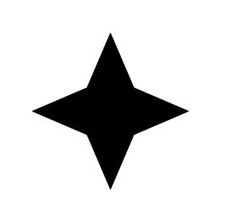
#> input picture ImageSegmentationOpenCV/matching_contour_template.png, 238 x 203 px
$ python matching_contour.py
#> lines starting #> are read from the running program, lines starting #| are printed output that depends on the picture; after the words box and inside, x2 and y2 are one past the last pixel; in counts of white or black regions, pixels touching at a corner belong together; long printed decimals are rounded
# https://circuitdigest.com/tutorial/image-segmentation-using-opencv

import cv2
import numpy as np

# Load shape template
template_image = cv2.imread('matching_contour_template.png')
#> template_image is the input picture: shape (203, 238, 3); min 0, max 255, mean 215.5
template = cv2.cvtColor(template_image, cv2.COLOR_BGR2GRAY)

# cv2.namedWindow("Template", cv2.WINDOW_NORMAL)
cv2.imshow("Template", template)
cv2.waitKey(0)

# Load the image to match the template on
target = cv2.imread('matching_contour.png')
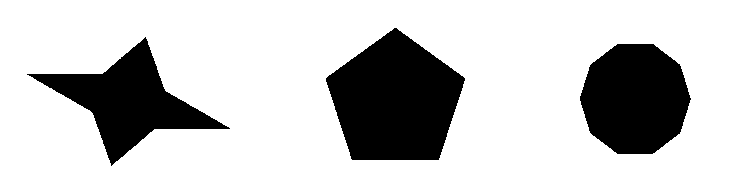
#> input picture ImageSegmentationOpenCV/matching_contour.png, 744 x 184 px
#> target is the input picture: shape (184, 744, 3); 77.5% white; 3 black regions, box (x1, y1, x2, y2) and area: (326, 28, 465, 160) 12807, (580, 44, 691, 154) 9471, (27, 37, 230, 166) 8508
gray = cv2.cvtColor(target, cv2.COLOR_BGR2GRAY)

# Threshold the images
ret, thresh1 = cv2.threshold(template, 127, 255, 0)
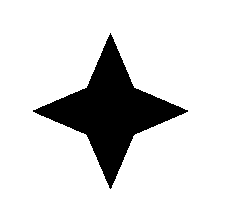
#> thresh1: shape (203, 238); 84.5% white; 1 black region
ret, thresh2 = cv2.threshold(gray, 127, 255, 0)

# Find contours in template
contours, hierarchy = cv2.findContours(thresh1, cv2.RETR_CCOMP, cv2.CHAIN_APPROX_NONE)
#> contours = 2 contours; box (x1, y1, x2, y2) and area: (0, 0, 238, 203) 47874, (32, 32, 189, 190) 7690

# Sort the contours and extract the largest largest contour
# This will be the template contour
sorted(contours, key=cv2.contourArea, reverse=False)
template_contour = contours[1]
#> template_contour = contour of 436 points, box (x1, y1, x2, y2) (32, 32, 189, 190), area 7690

# Extract the contours from the target image
contours, hierarchy = cv2.findContours(thresh2, cv2.RETR_CCOMP, cv2.CHAIN_APPROX_NONE)
#> contours = 4 contours; box (x1, y1, x2, y2) and area: (0, 0, 744, 184) 135969, (325, 27, 466, 161) 13001, (579, 43, 692, 155) 9629, (26, 36, 231, 167) 8746

# Iterate through each contour to compare shape
# and to find the best match
closest_contour = []
best_match = 0.16
for c in contours:
    match = cv2.matchShapes(template_contour, c, 1, 0.0)
    print(match)
    if match < best_match:
        closest_contour = c
        best_match = match
#> this loop made 4 passes
#> (match, best_match) on pass 3: (0.104, 0.104)
#> match on passes 1, 2, 4: 0.793, 0.2, 0.189
#| 0.7931
#| 0.1997
#| 0.1036
#| 0.1893
#> after the loop, best_match = 0.104; closest_contour = contour of 477 points, box (x1, y1, x2, y2) (26, 36, 231, 167), area 8746

cv2.drawContours(target, [closest_contour], -1, (0, 255, 0), 3)
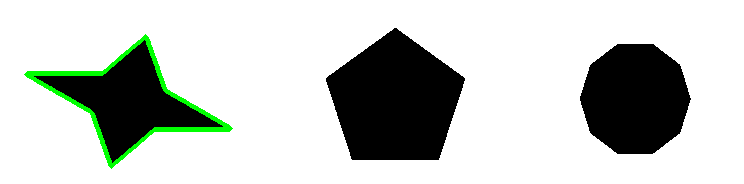
#> target: shape (184, 744, 3); 1.73% of pixels changed, all inside (x1, y1, x2, y2) = (24, 34, 233, 169)
cv2.imshow("Output", target)

cv2.waitKey(0)

cv2.destroyAllWindows()
